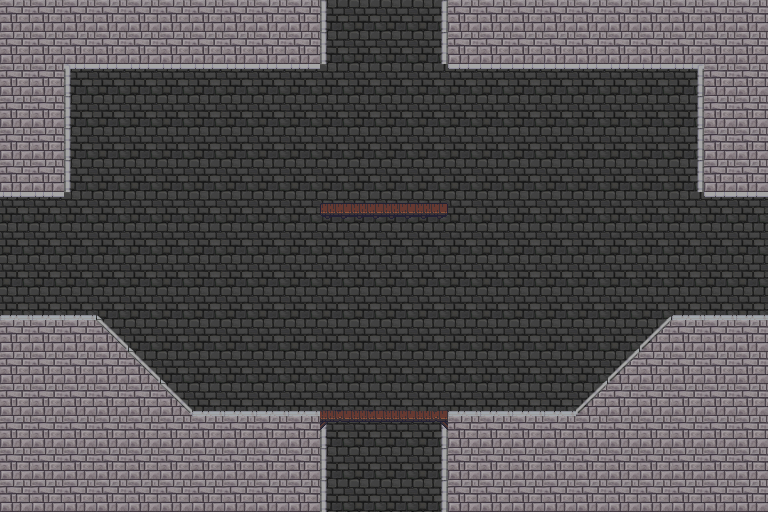

A level layout from a 2D game, rendered from its tile map. Below: a short description, then the map file with tile-grid data replaced by summaries:
An orthogonal 24x16 tile map with 32x32 px tiles, 3 tile layers (Слой тайлов 1, Слой тайлов 2, Fire), 5 tilesets and 3 objects.

<map version="1.0" orientation="orthogonal" renderorder="right-down" width="24" height="16" tilewidth="32" tileheight="32" nextobjectid="43">
 <properties>
  <property name="Down" value="Yes" />
  <property name="Height" type="float" value="5.12" />
  <property name="Left" value="Yes" />
  <property name="Right" value="Yes" />
  <property name="Up" value="Yes" />
  <property name="Width" type="float" value="7.68" />
 </properties>
 <tileset firstgid="1" name="wall" tilewidth="32" tileheight="32" tilecount="1" columns="1">
  <image source="../Resources/wall.jpg" width="32" height="32" />
  <tile id="0">
   <properties>
    <property name="Height" type="float" value="5.12" />
    <property name="Width" type="float" value="10.24" />
   </properties>
  </tile>
 </tileset>
 <tileset firstgid="2" name="castle" tilewidth="32" tileheight="32" spacing="1" margin="1" tilecount="465" columns="31">
  <image source="../Resources/castle.png" width="1024" height="512" />
 </tileset>
 <tileset firstgid="467" name="Fire" tilewidth="32" tileheight="64" tilecount="32" columns="8">
  <image source="../Resources/Fire.png" width="256" height="256" />
  <tile id="0">
   <properties>
    <property name="FireFrame" value="1" />
   </properties>
  </tile>
  <tile id="1">
   <properties>
    <property name="FireFrame" value="2" />
   </properties>
  </tile>
  <tile id="2">
   <properties>
    <property name="FireFrame" value="3" />
   </properties>
  </tile>
  <tile id="3">
   <properties>
    <property name="FireFrame" value="4" />
   </properties>
  </tile>
  <tile id="4">
   <properties>
    <property name="FireFrame" value="5" />
   </properties>
  </tile>
  <tile id="5">
   <properties>
    <property name="FireFrame" value="6" />
   </properties>
  </tile>
  <tile id="6">
   <properties>
    <property name="FireFrame" value="7" />
   </properties>
  </tile>
  <tile id="7">
   <properties>
    <property name="FireFrame" value="8" />
   </properties>
  </tile>
  <tile id="8">
   <properties>
    <property name="FireFrame" value="9" />
   </properties>
  </tile>
  <tile id="9">
   <properties>
    <property name="FireFrame" value="10" />
   </properties>
  </tile>
  <tile id="10">
   <properties>
    <property name="FireFrame" value="11" />
   </properties>
  </tile>
  <tile id="11">
   <properties>
    <property name="FireFrame" value="12" />
   </properties>
  </tile>
  <tile id="12">
   <properties>
    <property name="FireFrame" value="13" />
   </properties>
  </tile>
  <tile id="13">
   <properties>
    <property name="FireFrame" value="14" />
   </properties>
  </tile>
  <tile id="14">
   <properties>
    <property name="FireFrame" value="15" />
   </properties>
  </tile>
  <tile id="15">
   <properties>
    <property name="FireFrame" value="16" />
   </properties>
  </tile>
  <tile id="16">
   <properties>
    <property name="FireFrame" value="17" />
   </properties>
  </tile>
  <tile id="17">
   <properties>
    <property name="FireFrame" value="18" />
   </properties>
  </tile>
  <tile id="18">
   <properties>
    <property name="FireFrame" value="19" />
   </properties>
  </tile>
  <tile id="19">
   <properties>
    <property name="FireFrame" value="20" />
   </properties>
  </tile>
  <tile id="20">
   <properties>
    <property name="FireFrame" value="21" />
   </properties>
  </tile>
  <tile id="21">
   <properties>
    <property name="FireFrame" value="22" />
   </properties>
  </tile>
  <tile id="22">
   <properties>
    <property name="FireFrame" value="23" />
   </properties>
  </tile>
  <tile id="23">
   <properties>
    <property name="FireFrame" value="24" />
   </properties>
  </tile>
  <tile id="24">
   <properties>
    <property name="FireFrame" value="25" />
   </properties>
  </tile>
  <tile id="25">
   <properties>
    <property name="FireFrame" value="26" />
   </properties>
  </tile>
  <tile id="26">
   <properties>
    <property name="FireFrame" value="27" />
   </properties>
  </tile>
  <tile id="27">
   <properties>
    <property name="FireFrame" value="27" />
   </properties>
  </tile>
  <tile id="28">
   <properties>
    <property name="FireFrame" value="28" />
   </properties>
  </tile>
  <tile id="29">
   <properties>
    <property name="FireFrame" value="29" />
   </properties>
  </tile>
  <tile id="30">
   <properties>
    <property name="FireFrame" value="30" />
   </properties>
  </tile>
  <tile id="31">
   <properties>
    <property name="FireFrame" value="31" />
   </properties>
  </tile>
 </tileset>
 <tileset firstgid="499" name="Torch" tilewidth="34" tileheight="60" tilecount="1" columns="1">
  <image source="../Resources/Torch.png" width="34" height="60" />
 </tileset>
 <tileset firstgid="500" name="Wall_DelbekeHannes" tilewidth="32" tileheight="32" tilecount="1" columns="1">
  <image source="../Resources/Wall_DelbekeHannes.jpeg" width="32" height="32" />
 </tileset>
 <layer name="Слой тайлов 1" width="24" height="16">
  <data>[384 cells, 384 non-empty, 1 distinct tile ids]</data>
 </layer>
 <layer name="Слой тайлов 2" width="24" height="16">
  <data>[384 cells, 190 non-empty, 9 distinct tile ids]</data>
 </layer>
 <layer name="Fire" width="24" height="16">
  <data>[384 cells, 298 non-empty, 14 distinct tile ids]</data>
 </layer>
 <objectgroup name="ground">
  <properties>
   <property name="height" type="float" value="0" />
  </properties>
  <object id="40" x="320" y="512">
   <polyline points="0,0 0,-96 -128,-96 -224,-192 -320,-192 -416,-192 -416,-320 -256,-320 -256,-448 0,-448 0,-608 128,-608 128,-448 384,-448 384,-320 544,-320 544,-192 352,-192 256,-96 128,-96 128,0" />
  </object>
 </objectgroup>
 <objectgroup name="platform">
  <object id="39" x="320" y="416">
   <polyline points="0,0 128,0" />
  </object>
  <object id="42" x="321.331" y="204.684" width="126.332" height="11.8848" />
 </objectgroup>
</map>